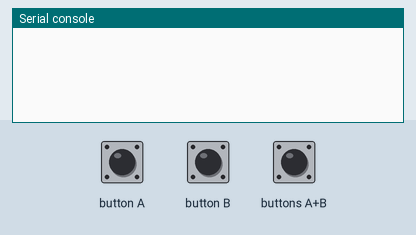
Recording of a program running on a simulated BBC micro:bit (MakeCode). Parts: the last lines printed to the serial console. The inputs (shaded band) are chosen by the test bench. No radio messages arrive unless stated (any console line starting 'radio sent:' is added by the test bench).

Above: at 1.2 s.
1.3 s: button A pressed for 0.15 s
At 2.6 s:
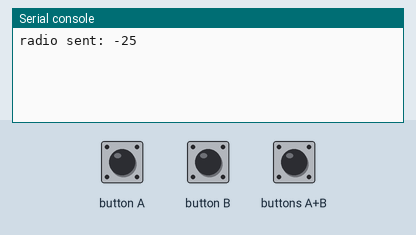
2.9 s: buttons A+B pressed for 0.15 s
At 3.8 s:
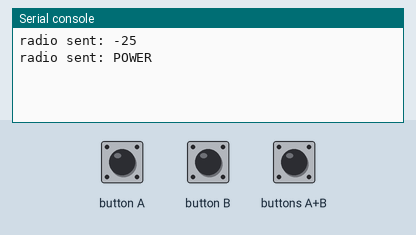
4.5 s: button B pressed for 0.15 s
At 5.0 s:
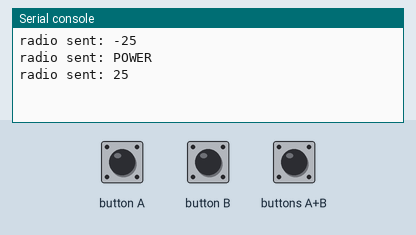

Measured:
- after the input at 1.3 s, the serial console: prints a new line after 0.15 s (image 1)
- after the input at 2.9 s, the serial console: prints a new line after 0.15 s (image 2)
- after the input at 4.5 s, the serial console: prints a new line after 0.15 s (image 3)

The program:

main.ts
```typescript
input.onButtonPressed(Button.A, function () {
    radio.sendNumber(-25)
})
input.onButtonPressed(Button.AB, function () {
    radio.sendString("POWER")
})
input.onButtonPressed(Button.B, function () {
    radio.sendNumber(25)
})
radio.setGroup(2)
```

test.ts
```typescript
// aquí va el archivo "tests"; esto no se compilará cuando este paquete se utilice como una extensión.
```
